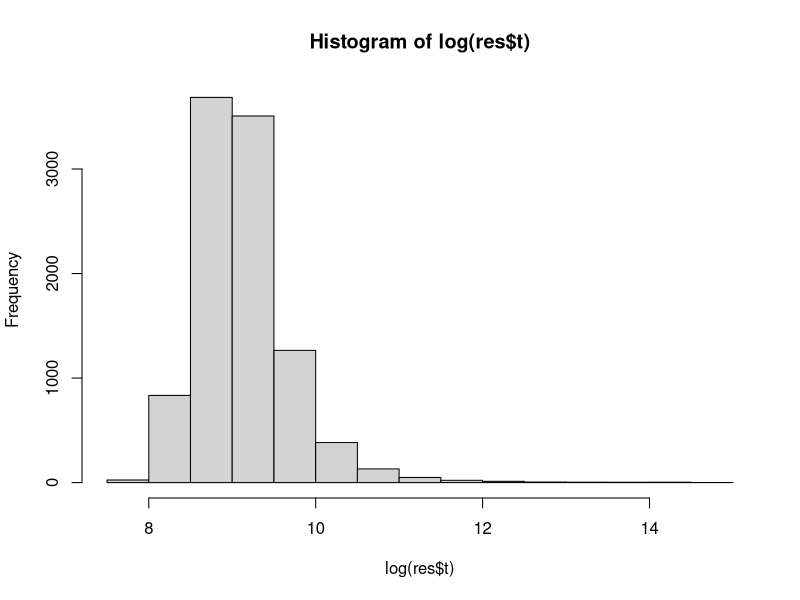
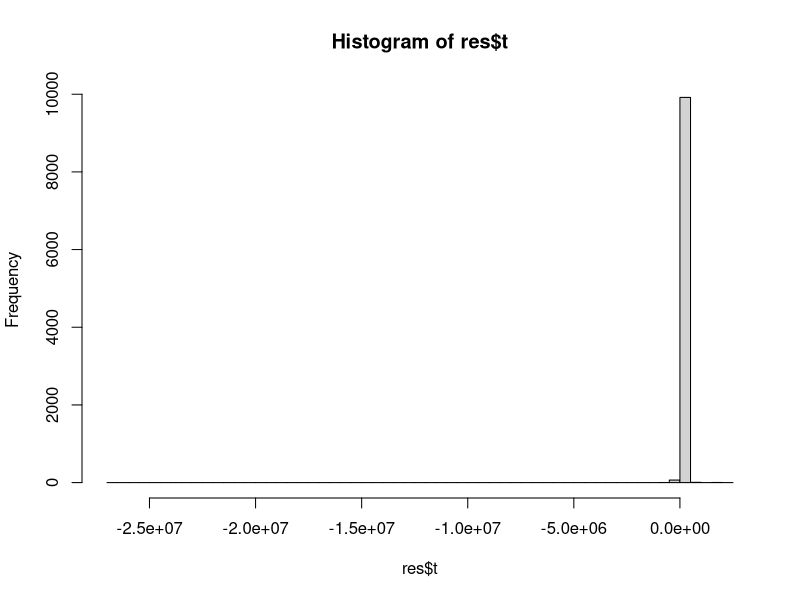
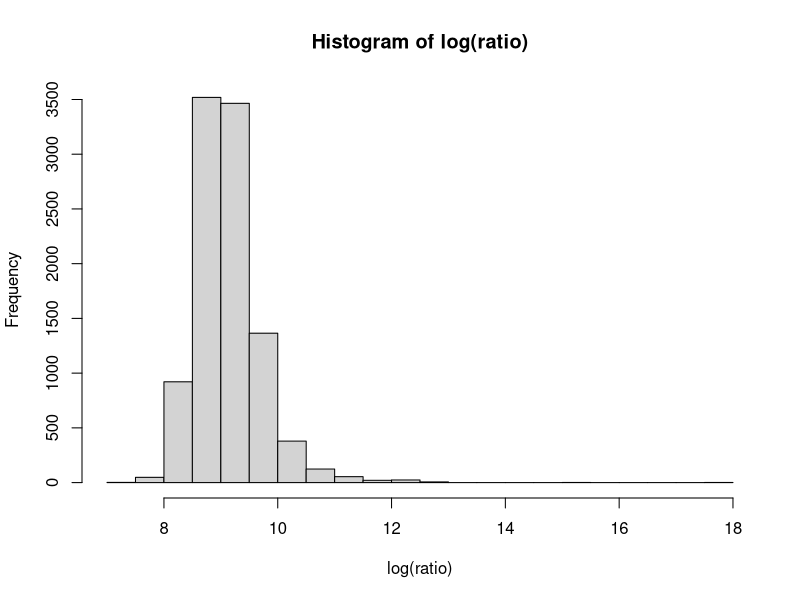

Here is the R script that generated these plots, in order: (Note: this script raises an error after producing the figures.)
library(dplyr)
library(boot)

CEdata = read.csv(file="costefficacydata.csv", header=TRUE, sep=",")
CEdata$event = as.factor(CEdata$event)


trtOne = filter(CEdata, CEdata$trt == 1)
trtTwo = filter(CEdata, CEdata$trt == 2)

eventProp <- function(d){
  alive = sum(d$event == 1)
  return(alive/dim(d)[1])
}

CE <- function(data, i){
  
  data = data[i,]
  
  trtOne = filter(data, data$trt == 1)
  trtTwo = filter(data, data$trt == 2)
  
  p1 <- eventProp(trtOne)
  p2 <- eventProp(trtTwo)
  E <- p1 - p2
  
  C = mean(trtOne$costs) - mean(trtTwo$costs)

  return(C/E)
}

res <- boot(CEdata, CE, R=10000, stype = "i")
boot.ci(res, type = "all")

mean(res$t)
res$t0

sd = sd(res$t)
se = sd/sqrt(10000)

res$t0 + 1.96*se
res$t0 - 1.96*se

hist(log(res$t))
hist(res$t, breaks = 100)

dev.new()


n1 = dim(trtOne)[1]
n2 = dim(trtTwo)[1]
m1 = mean(trtOne$costs) 
m2 = mean(trtTwo$costs)
p1 = eventProp(trtOne)
p2 = eventProp(trtTwo)
s1 = sd(trtOne$costs)
s2 = sd(trtTwo$costs)

ratio = c()
for (j in 1:10000) {
  dd = data.frame(rbind(
    cbind(rbinom(n1, 1, p1), rnorm(n1, m1, s1), rep(1, n1)),
    cbind(rbinom(n2, 1, p2), rnorm(n2, m2, s2), rep(2, n2))
  ))
  names(dd) = c("event", "costs", "trt")
  ratio[j] = (mean(dd$costs[dd$trt==1]) - mean(dd$costs[dd$trt==2])) / (mean(dd$event[dd$trt==1]) - mean(dd$event[dd$trt==2]))
}

hist(log(ratio))
mean(ratio)












sep1 <- sqrt(p1*(1-p1)/ dim(data)[1])
SE_C <- sqrt(SEmeanOne^2 + SEmeanTwo^2)


SDone <- sd(trtOne$costs)  # standard deviation cost one
SDTwo <- sd(trtTwo$costs)  # standard deviation cost two

SEmeanOne <- SDone / sqrt(dim(trtOne)[1])
SEmeanTwo <- SDTwo / sqrt(dim(trtTwo)[1])

CIsemean1Plus <- mean(trtOne$costs) + 1.96 * SEmeanOne
CIsemean1Min <- mean(trtOne$costs) - 1.96 * SEmeanOne

# CI(E) = (1024 - 966)

CIsemean2Plus <- mean(trtTwo$costs) + 1.96 * SEmeanTwo
CIsemean2Min <- mean(trtTwo$costs) - 1.96 * SEmeanTwo

# CI(E) = (40 - 38)



seE <- sqrt(sep1^2 + sep2^2)

# 95% CI for seE
CIeffPlus <- E + 1.96 * seE 
CieffMin  <- E - 1.96 * seE



sep1 <- sqrt(p1*(1-p1)/ dim(CEdata)[1])

CIp1Plus <- p1 + 1.96 * sep1
CIp1Min <- p1 - 1.96 * sep1

# 95% CI P1 = (0.423 - 0.329)

sep2 <- sqrt(p2*(1-p2)/409)

CIp2Plus <- p2 + 1.96 * sep2
CIp2Min <- p2 - 1.96 * sep2

# 95% CI P2 = (0.36 - 0.27)